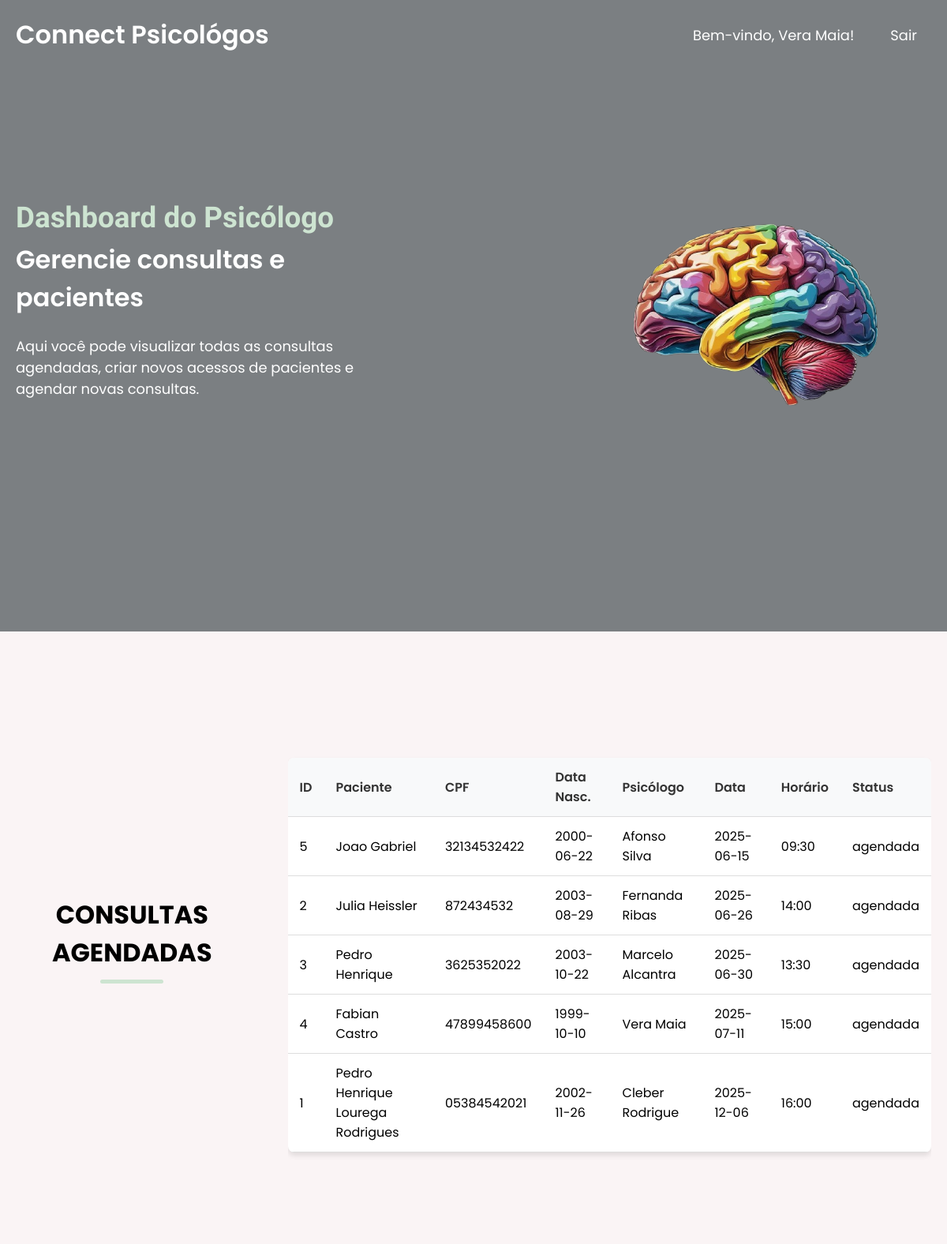
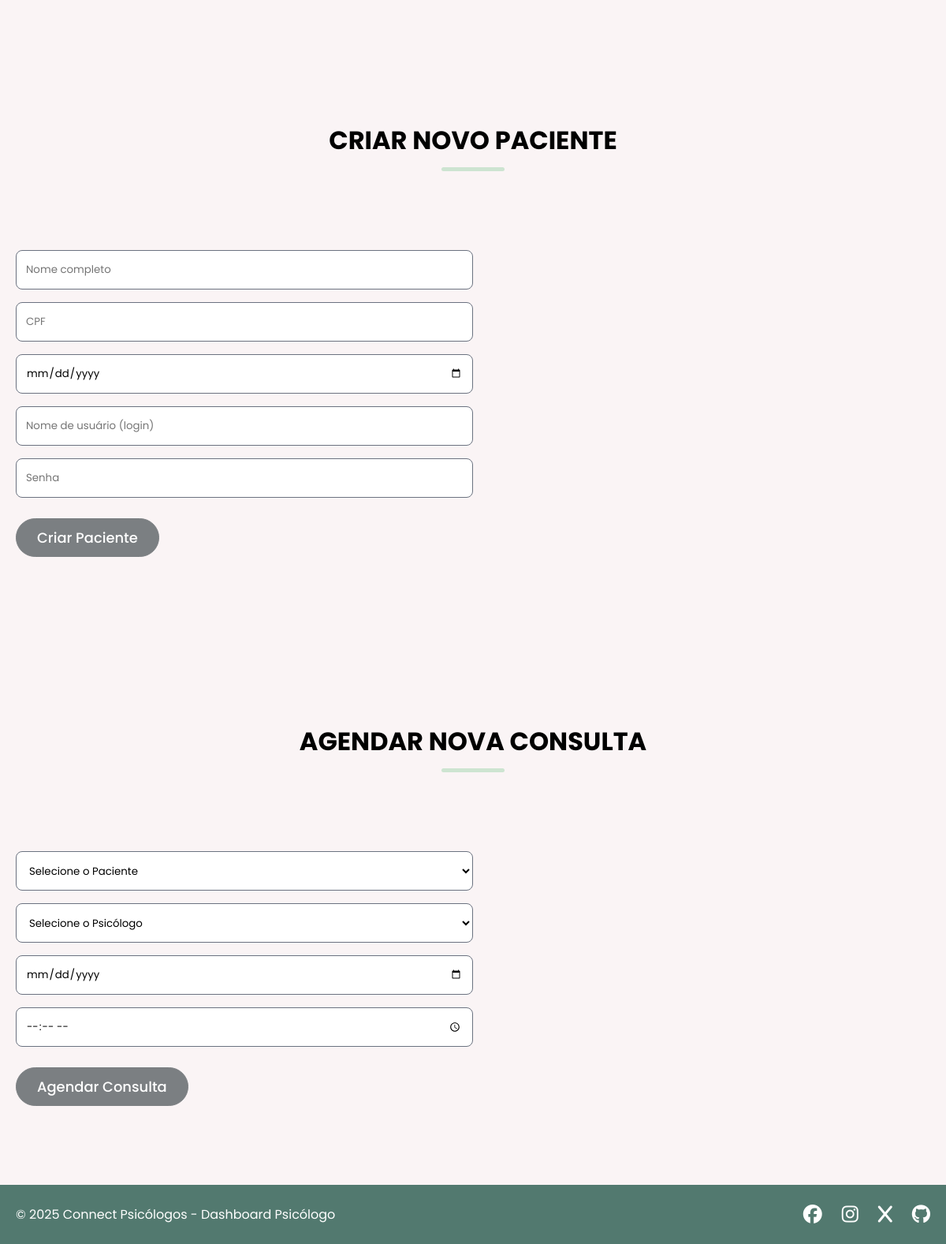
The app's page /dashboard/psicologo (signed in) with its own data (2 pictures, top to bottom).
### tables this page shows
CREATE TABLE psicologos (
            id INTEGER PRIMARY KEY AUTOINCREMENT,
            nome TEXT NOT NULL,
            especialidade TEXT NOT NULL,
            username TEXT UNIQUE NOT NULL,
            password TEXT NOT NULL
        );

CREATE TABLE consultas (
            id INTEGER PRIMARY KEY AUTOINCREMENT,
            paciente_id INTEGER NOT NULL,
            psicologo_id INTEGER NOT NULL,
            data_consulta DATE NOT NULL,
            horario TIME NOT NULL,
            status TEXT DEFAULT 'agendada',
            FOREIGN KEY (paciente_id) REFERENCES pacientes (id),
            FOREIGN KEY (psicologo_id) REFERENCES psicologos (id)
        );

CREATE TABLE pacientes (
            id INTEGER PRIMARY KEY AUTOINCREMENT,
            nome TEXT NOT NULL,
            cpf TEXT NOT NULL,
            data_nascimento DATE NOT NULL,
            username TEXT UNIQUE NOT NULL,
            password TEXT NOT NULL
        );

### sistema_psicologos/app.py (the view)
@app.route('/dashboard/psicologo')
def dashboard_psicologo():
    if 'psicologo_id' not in session:
        return redirect(url_for('psicologo_login'))
    consultas = listar_consultas()
    psicologos = listar_psicologos()
    pacientes = listar_pacientes()
    return render_template('dashboard_psicologo.html',
                         consultas=consultas,
                         psicologos=psicologos,
                         pacientes=pacientes,
                         psicologo_nome=session.get('psicologo_nome'))

### sistema_psicologos/database.py (called while the page is built)
def get_db_connection():
    conn = sqlite3.connect('connect_psicologos.db')
    conn.row_factory = sqlite3.Row
    return conn

def listar_consultas():
    conn = get_db_connection()
    consultas = conn.execute('''
        SELECT c.id, c.data_consulta, c.horario, c.status,
               p.nome as paciente_nome, p.cpf, p.data_nascimento, p.id as paciente_id,
               ps.nome as psicologo_nome
        FROM consultas c
        JOIN pacientes p ON c.paciente_id = p.id
        JOIN psicologos ps ON c.psicologo_id = ps.id
        ORDER BY c.data_consulta, c.horario
    ''').fetchall()
    conn.close()
    return consultas

def listar_psicologos():
    conn = get_db_connection()
    psicologos = conn.execute('SELECT * FROM psicologos ORDER BY nome').fetchall()
    conn.close()
    return psicologos

def listar_pacientes():
    conn = get_db_connection()
    pacientes = conn.execute('SELECT * FROM pacientes ORDER BY nome').fetchall()
    conn.close()
    return pacientes

### sistema_psicologos/templates/dashboard_psicologo.html (shortened to what this page needs)
<!DOCTYPE html>
<html lang="pt-BR">
<head>
    <link rel="stylesheet" href="https://cdnjs.cloudflare.com/ajax/libs/font-awesome/6.6.0/css/all.min.css">
     <link rel="stylesheet" href="{{ url_for('static', filename='css/style.css') }}">
</head>
<body>
    <header>
        <nav class="navbar section-content">
            <a href="{{ url_for('home') }}" class="nav-logo">
                <h2 class="logo-text">Connect Psicológos</h2>
            </a>
            <ul class="nav-menu">
                <li class="nav-item">
                    <span class="nav-link">Bem-vindo, {{ psicologo_nome }}!</span>
                </li>
                <li class="nav-item">
                    <a href="{{ url_for('logout') }}" class="nav-link">Sair</a>
                </li>
            </ul>
        </nav>
    </header>
    <main>
        <section class="hero-section">
            <div class="section-content">
                <div class="hero-details">
                    <h2 class="title">Dashboard do Psicólogo</h2>
                    <h3 class="subtitle">Gerencie consultas e pacientes</h3>
                    <p class="description">Aqui você pode visualizar todas as consultas agendadas, criar novos acessos de pacientes e agendar novas consultas.</p>
                </div>
                <div class="hero-image-wrapped">
                    <img src="{{ url_for('static', filename='images/psicologo-banner.png') }}" alt="Consultas" class="hero-image">
                </div>
            </div>
        </section>
        <section class="about-section">
            <div class="section-content">
                <h2 class="section-tittle">Consultas Agendadas</h2>
                {% if consultas %}
                <div class="table-container">
                    <table class="consultas-table">
                        <thead>
                            <tr>
                                <th>ID</th>
                                <th>Paciente</th>
                                <th>CPF</th>
                                <th>Data Nasc.</th>
                                <th>Psicólogo</th>
                                <th>Data</th>
                                <th>Horário</th>
                                <th>Status</th>
                            </tr>
                        </thead>
                        <tbody>
                            {% for consulta in consultas %}
                            <tr>
                                <td>{{ consulta.paciente_id }}</td>
                                <td>{{ consulta.paciente_nome }}</td>
                                <td>{{ consulta.cpf }}</td>
                                <td>{{ consulta.data_nascimento }}</td>
                                <td>{{ consulta.psicologo_nome }}</td>
                                <td>{{ consulta.data_consulta }}</td>
                                <td>{{ consulta.horario }}</td>
                                <td>{{ consulta.status }}</td>
                            </tr>
                            {% endfor %}
                        </tbody>
                    </table>
                </div>
                {% else %}
                <p class="text">Nenhuma consulta agendada ainda.</p>
                {% endif %}
            </div>
        </section>
        <section class="contact-section">
            <h2 class="section-tittle">Criar Novo Paciente</h2>
            <div class="section-content">
                <form action="{{ url_for('criar_novo_paciente') }}" method="POST" class="contact-form">
                    <input type="text" name="nome" placeholder="Nome completo" class="form-input" required>
                    <input type="text" name="cpf" placeholder="CPF" class="form-input" required>
                    <input type="date" name="data_nascimento" placeholder="Data de Nascimento" class="form-input" required>
                    <input type="text" name="username" placeholder="Nome de usuário (login)" class="form-input" required>
                    <input type="password" name="password" placeholder="Senha" class="form-input" required>
                    <button type="submit" class="submit-button">Criar Paciente</button>
                </form>
            </div>
        </section>
        <section class="contact-section">
            <h2 class="section-tittle">Agendar Nova Consulta</h2>
            <div class="section-content">
                <form action="{{ url_for('nova_consulta') }}" method="POST" class="contact-form">
                    <select name="paciente_id" class="form-input" required>
                        <option value="">Selecione o Paciente</option>
                    </select>
                    <select name="psicologo_id" class="form-input" required>
                        <option value="">Selecione o Psicólogo</option>
                    </select>
                    <input type="date" name="data_consulta" placeholder="Data da Consulta" class="form-input" required>
                    <input type="time" name="horario" placeholder="Horário" class="form-input" required>
                    <button type="submit" class="submit-button">Agendar Consulta</button>
                </form>
            </div>
        </section>
        <footer class="footer-section">
            <div class="section-content">
                <p class="copyright-text">© 2025 Connect Psicólogos - Dashboard Psicólogo</p>
                <div class="social-link-list">
                    <a href="https://www.facebook.com/?locale=pt_BR" class="social-link"><i class="fa-brands fa-facebook"></i></a>
                    <a href="https://www.instagram.com/?locale=pt_BR" class="social-link"><i class="fa-brands fa-instagram"></i></a>
                    <a href="https://x.com/i/flow/login" class="social-link"><i class="fa-brands fa-x"></i></a>
                    <a href="https://github.com/PedroLourega" target="blank" class="social-link"><i class="fa-brands fa-github"></i></a>
                </div>
            </div>
        </footer>
    </main>
</body>
</html>

### sistema_psicologos/static/css/style.css (style rules this page uses)
* { margin: 0; padding: 0; box-sizing: border-box; font-family: "Poppins", sans-serif; }
:root { --white-color: #fff; --dark-color: #52796F; --primary-color: #7b7f82; --secondary-color: #CDE4D1; --light-pink-color: #faf4f5; --medium-gray-color: #6B7280; --font-size-s: 0.9rem; --font-size-n: 1rem; --font-size-m: 1.12rem; --font-size-l: 1.5rem; --font-size-xl: 2rem; --font-size-xxl: 2.3rem; --font-weight-normal: 400; --font-weight-medium: 500; --font-weight-semibold: 600; --font-weight-bold: 700; --border-radius-s: 8px; --border-radius-m: 30px; --border-radius-circle: 50%; --site-max-width: 1300px; }
html { scroll-behavior: smooth; }
ul { list-style: none; }
a { text-decoration: none; }
button { cursor: pointer; border:none; background: none; }
img { width: 100%; }
.section-content { margin: 0 auto; padding: 0 20px; max-width: var(--site-max-width); }
.section-tittle { text-align: center; padding: 60px 0 100px; text-transform: uppercase; font-size: var(--font-size-xl); }
.section-tittle::after { content: ""; width: 80px; height: 5px; display: block; margin: 10px auto 0; border-radius: var(--border-radius-s); background-color: var(--secondary-color); }
header { position: fixed; width: 100%; z-index: 5; background: var(--primary-color); }
header .navbar { display: flex; padding: 20px; align-items: center; justify-content: space-between; }
.navbar .nav-logo .logo-text { color: var(--white-color); font-size: var(--font-size-xl); font-weight: var(--font-weight-semibold); }
.navbar .nav-menu { display: flex; gap: 10px; }
.navbar .nav-menu .nav-link { padding: 10px 18px; color: var(--white-color); font-size: var(--font-size-m); border-radius: var(--border-radius-m); transition: 0.3s ease; }
.hero-section { min-height: 100vh; background:var(--primary-color) ; }
.hero-section .section-content { display: flex; align-items: center; min-height: 100vh; color: var(--white-color); justify-content: space-between; }
.hero-section .hero-details .title { font-size: var(--font-size-xxl); color: var(--secondary-color); font-family: "Miniver", sans-serif; }
.hero-section .hero-details .subtitle { margin-top: 8px; max-width: 70%; font-size: var(--font-size-xl); font-weight: var(--font-weight-semibold); }
.hero-section .hero-details .description { max-width: 70%; margin:24px 0 40px ; font-size: var(--font-size-m); }
.about-section { padding: 120px 0; background: var(--light-pink-color); }
.about-section .section-content { display: flex; gap: 50px; align-items: center; justify-content: space-between; }
.contact-section { padding: 50px 0 100px; background: var(--light-pink-color); }
.contact-section .section-content { display: flex; gap: 48px; align-items: flex-start; justify-content: space-between; }
.contact-section .contact-form .form-input { width:100%; height:50px; padding: 0 12px; outline: none; margin-bottom: 16px; background: var(--white-color); border-radius: var(--border-radius-s); border: 1px solid var(--medium-gray-color); }
.contact-section .contact-form { max-width: 50%; }
.contact-section .contact-form .submit-button { padding: 10px 26px; margin-top: 10px; color: var(--white-color); font-size: var(--font-size-m); font-weight: var(--font-weight-medium); background:var(--primary-color); border-radius: var(--border-radius-m); border: 1px solid var(--primary-color); transition: 0.3s ease; }
.footer-section { padding: 20px 0; background: var(--dark-color); }
.footer-section .section-content { display: flex; align-items: center; justify-content: space-between; }
.footer-section :where(.copyright-text, .social-link, .policy-link) { color: var(--white-color); transition: 0.2s ease; }
.footer-section .social-link-list { display: flex; gap: 25px; }
.footer-section .social-link-list .social-link { font-size: var(--font-size-l); }
.table-container { overflow-x: auto; margin: 20px 0; }
.consultas-table { width: 100%; border-collapse: collapse; margin: 20px 0; background: white; border-radius: 8px; overflow: hidden; box-shadow: 0 4px 6px rgba(0, 0, 0, 0.1); }
.consultas-table th, .consultas-table td { padding: 12px 15px; text-align: left; border-bottom: 1px solid #ddd; }
.consultas-table th { background-color: #f8f9fa; font-weight: 600; color: #333; }

### records on screen
psicologos: nome "Vera Maia"
consultas: paciente_id "5", paciente_nome "Joao Gabriel", cpf "32134532422", data_nascimento "2000-06-22", psicologo_nome "Afonso Silva", data_consulta "2025-06-15", horario "09:30", status "agendada"
consultas: paciente_id "2", paciente_nome "Julia Heissler", cpf "872434532", data_nascimento "2003-08-29", psicologo_nome "Fernanda Ribas", data_consulta "2025-06-26", horario "14:00", status "agendada"
consultas: paciente_id "3", paciente_nome "Pedro Henrique", cpf "3625352022", data_nascimento "2003-10-22", psicologo_nome "Marcelo Alcantra", data_consulta "2025-06-30", horario "13:30", status "agendada"
consultas: paciente_id "4", paciente_nome "Fabian Castro", cpf "47899458600", data_nascimento "1999-10-10", psicologo_nome "Vera Maia", data_consulta "2025-07-11", horario "15:00", status "agendada"
consultas: paciente_id "1", paciente_nome "Pedro Henrique Lourega Rodrigues", cpf "05384542021", data_nascimento "2002-11-26", psicologo_nome "Cleber Rodrigue", data_consulta "2025-12-06", horario "16:00", status "agendada"
